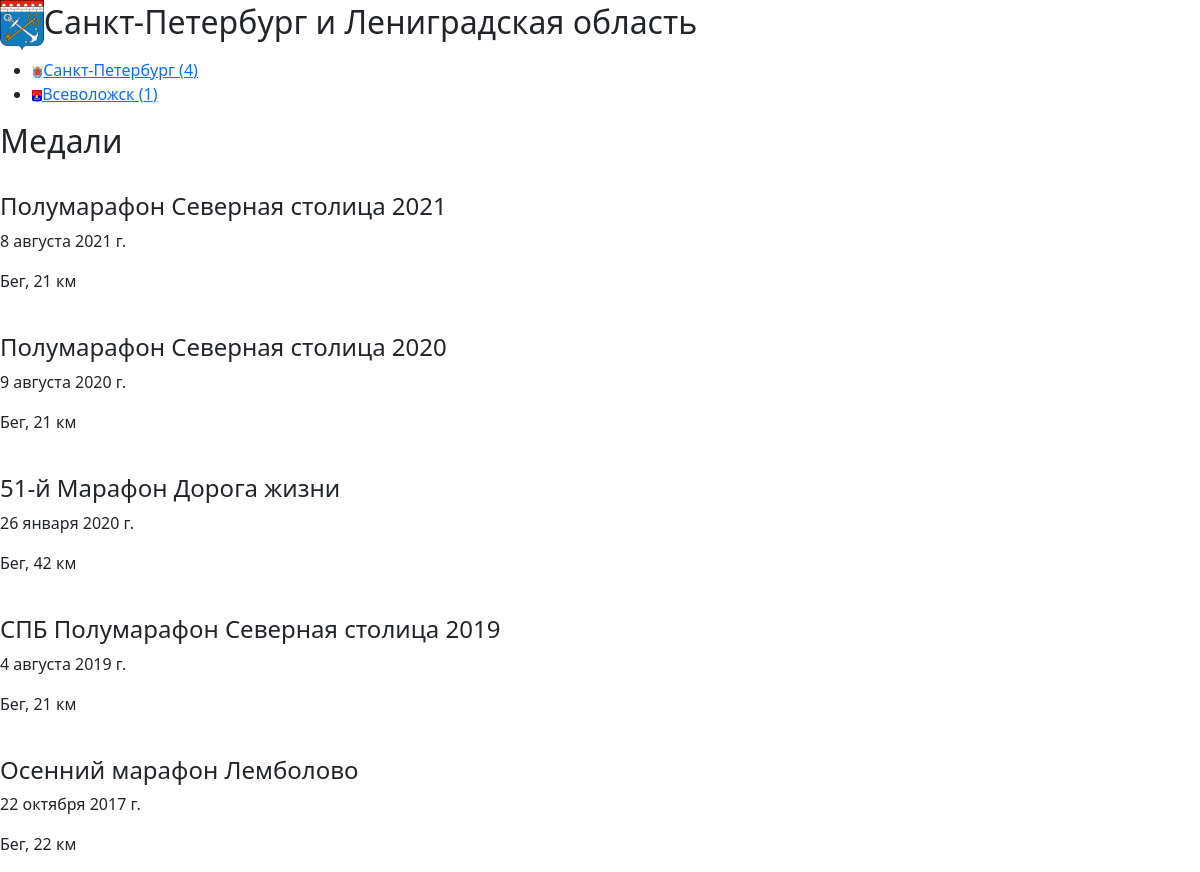
Before: /region/5 with the older database file.
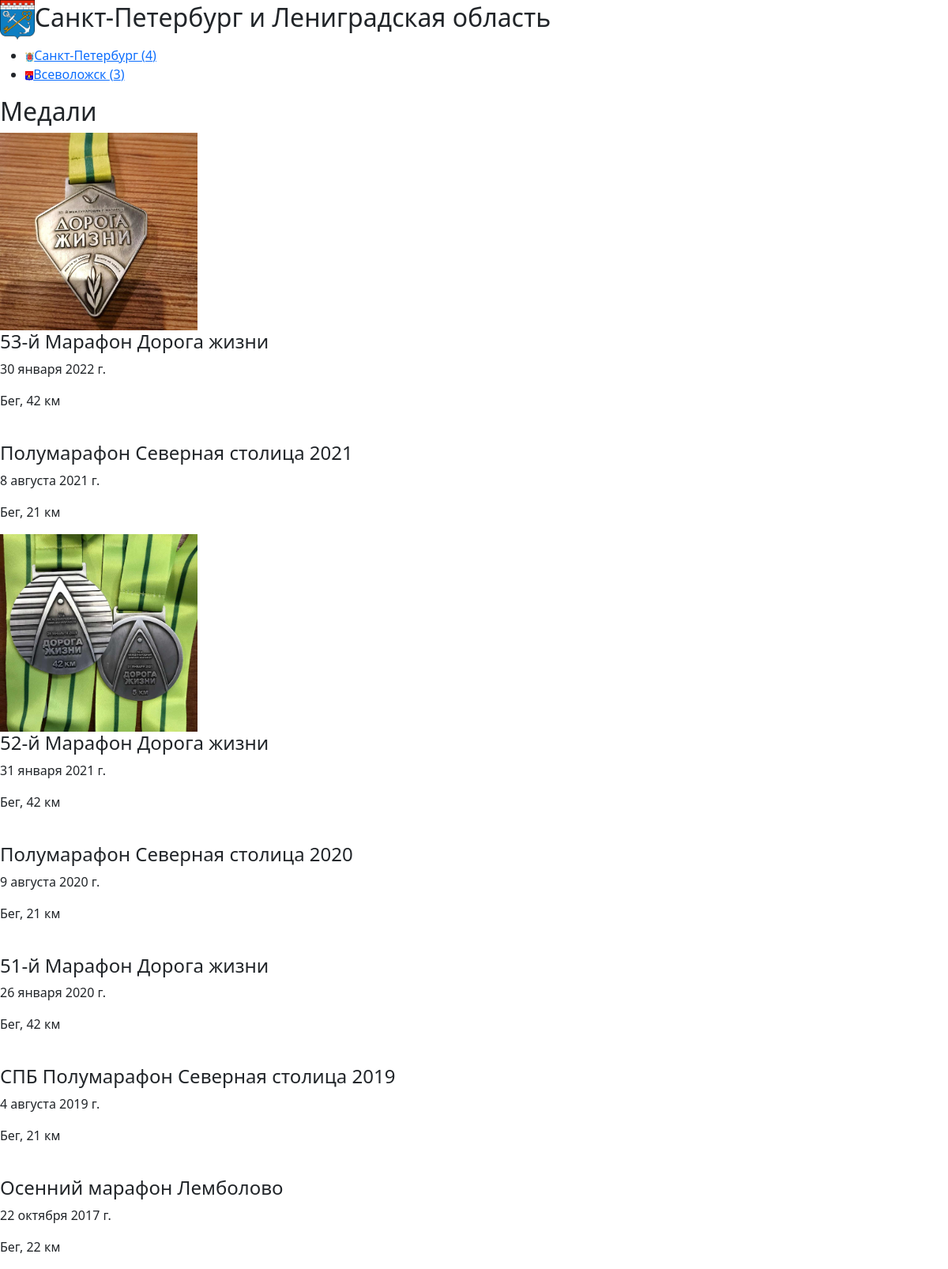
After: the same page with the newer database file.
### medals/models.py (models this page shows, shortened)
class Region(models.Model):
    country = models.ForeignKey(Country, on_delete = models.CASCADE)
    name = models.CharField(max_length = 200)
    count = models.IntegerField(default=0)
    flag_path = models.ImageField(blank = True, upload_to='static/images/flags/regions')
    def get_cities(self):
        return self.city_set.all().order_by('-count', 'name')

class City(models.Model):
    country = models.ForeignKey(Country, on_delete = models.CASCADE)
    region = ChainedForeignKey(
        Region,
        chained_field = "country",
        chained_model_field = "country",
        show_all=False,
        auto_choose=True,
        sort=True,
        blank=True, null=True,)
    name = models.CharField(max_length = 200)
    count = models.IntegerField(default = 0)
    flag_path = models.ImageField(blank = True, upload_to='static/images/flags/cities')

class Medal(models.Model):
    country = models.ForeignKey(Country, on_delete = models.CASCADE)
    region = ChainedForeignKey(
        Region,
        chained_field = "country",
        chained_model_field = "country",
        show_all=False,
        auto_choose=True,
        sort=True,
        blank=True, null=True)
    city = ChainedForeignKey(
        City,
        chained_field = "country",
        chained_model_field = "country",
        show_all=True,
        auto_choose=True,
        sort=True)
    sport = models.ForeignKey(Sport, on_delete = models.CASCADE, to_field='name', default='Бег')
    series = ChainedForeignKey(
        Series,
        chained_field = "org",
        chained_model_field = "org",
        show_all=True,
        auto_choose=False,
        sort=True,
        blank=True, null=True,)
    org = models.ForeignKey(Org, on_delete = models.CASCADE, blank = True, null=True)
    name = models.CharField(max_length = 200)
    date_added = models.DateField(auto_now = True)
    date = models.DateField(auto_now = False)
    distance = models.CharField(blank = True, max_length = 15)
    photo = models.ImageField(upload_to='static/images/medals/')
    photo_second = models.ImageField(blank = True, upload_to='static/images/medals')
    likes = models.IntegerField(default = 0)
    added_by = models.CharField(blank = True, max_length = 200, default='fatum')
    credentials = models.CharField(blank = True, max_length = 200, default='@fa_tum')

class Sport(models.Model):
    name = models.CharField(max_length = 200, unique = True)
    count = models.IntegerField(default = 0)
    descriprion = models.TextField(blank = True)
    logo = models.FileField(blank = True, upload_to='static/images/logos/sports')
    def __str__(self):
        return self.name

### medals/views.py (the view)
# urls.py: path('region/<int:id>', views.region),
def region(request, id):
    region = Region.objects.get(id=id)
    medals = Medal.objects.filter(region = id).order_by('-date')
    return render(request, 'medals/region.html', context={"region": region, "medals": medals})

### templates/medals/region.html (shortened to what this page needs)
<!DOCTYPE html>
{% load static %}
<html>
<head>
  <link href="https://cdn.jsdelivr.net/npm/bootstrap@5.1.3/dist/css/bootstrap.min.css" rel="stylesheet">
</head>
<body>
  <h2><img src="../{{ region.flag_path }}" height=50></img>{{region.name}}</h2>
    {% if region.get_cities.count > 0 %}
      <ul>
        {% for city in region.get_cities %}
          <li><a href="../city/{{city.id}}"><img src="../{{ city.flag_path }}" height=12></img>{{ city.name }} ({{ city.count }})</a></li>
        {% endfor %}
      </ul>
    {% endif %}
<h2>Медали</h2>
{% if medals.count > 0 %}
  {% for medal in medals %}
      <div>
        <img src="../{{ medal.photo}}" alt="" height=250>
        <h4>{{medal.name}}</h4>
        <p>{{medal.date}}</p>
        <p>{{medal.sport}}, {{medal.distance}}</p>
      </div>
  {% endfor %}
{% endif %}
</body>
</html>

Changed rows visible on the page:
changed City "Всеволожск": count "1" → "3"
added Medal: photo (picture), name "53-й Марафон Дорога жизни", date "30 января 2022 г.", sport "Бег", distance "42 км"
added Medal: photo (picture), name "52-й Марафон Дорога жизни", date "31 января 2021 г.", sport "Бег", distance "42 км"
